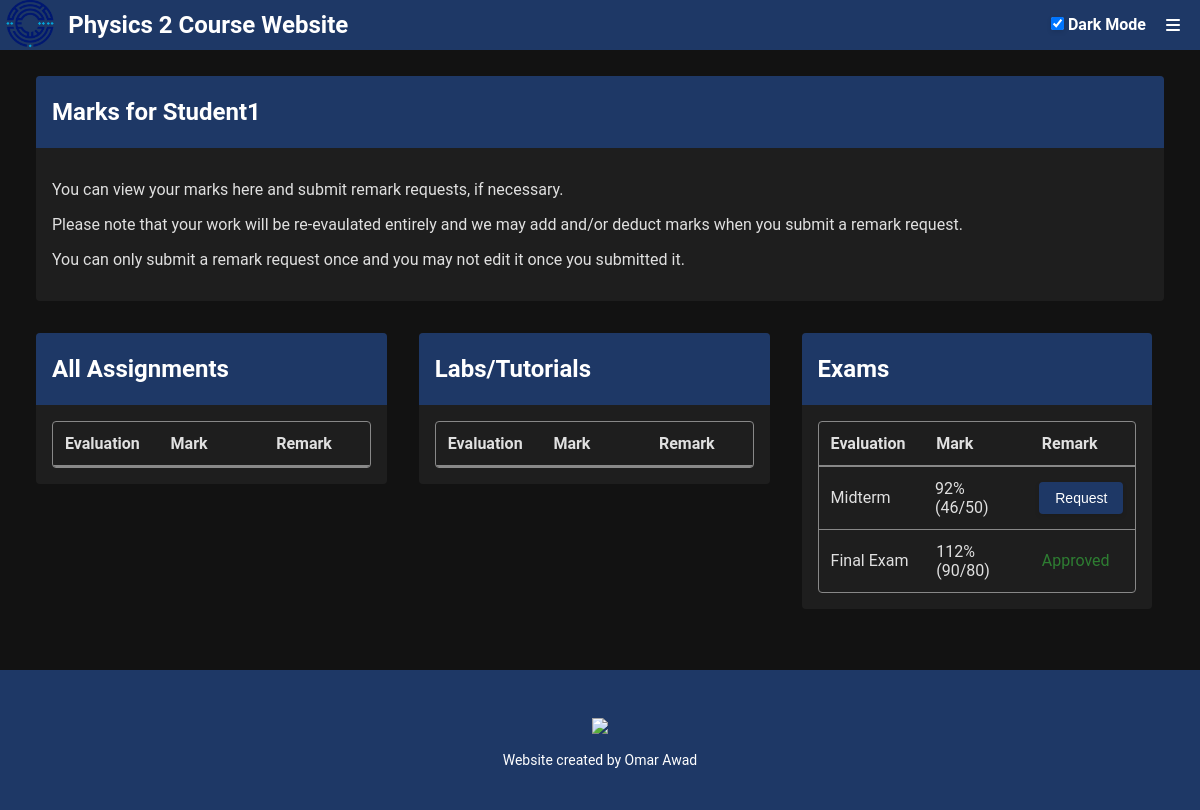
The app's page /grades (signed in), older data.
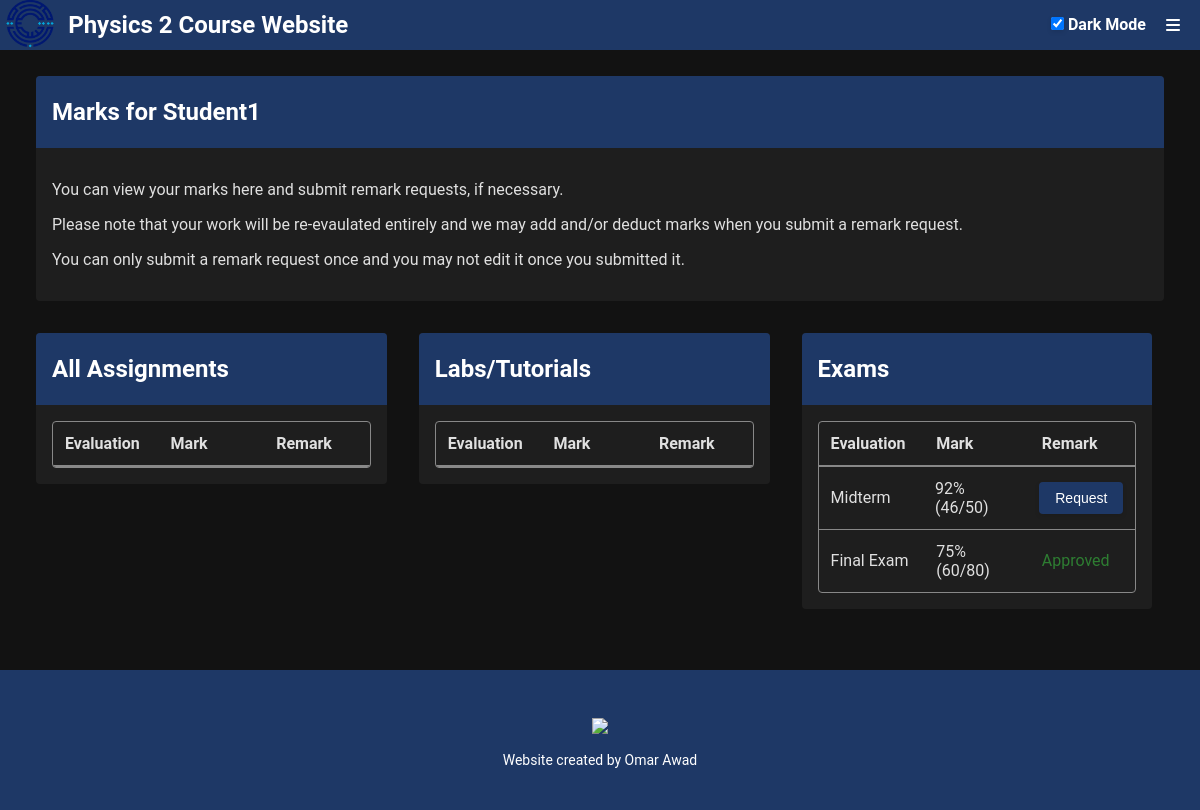
The same page, newer data.
### src/app.py (models this page shows, shortened)
class Mark(db.Model):
    __tablename__ = 'marks'
    markId = db.Column(db.Integer, primary_key=True)
    userId = db.Column(db.Integer, db.ForeignKey('users.userId', ondelete='CASCADE'), nullable=False)
    markGroupId = db.Column(db.Integer, db.ForeignKey('markGroups.groupId', ondelete='CASCADE'), nullable=False)
    grade = db.Column(db.Integer, nullable=False)
    updatedAt = db.Column(db.Integer, nullable=False)
    remark_requests = db.relationship('RemarkRequest', backref='mark', lazy=True)

class MarkGroup(db.Model):
    __tablename__ = 'markGroups'
    groupId = db.Column(db.Integer, primary_key=True)
    title = db.Column(db.String(255), nullable=False)
    maxGrade = db.Column(db.Integer, nullable=False)
    createdAt = db.Column(db.Integer, nullable=False)
    releasedAt = db.Column(db.Integer, nullable=False)
    marks = db.relationship('Mark', backref='mark_group', lazy=True)
    remark_requests = db.relationship('RemarkRequest', backref='mark_group', lazy=True)

### src/app.py (the view, shortened to what this page needs)
@app.route('/grades')
def grades():
    if 'userId' not in session:
        return redirect(url_for('login', message="Please login to access the grades."))
    current_user_id = session.get('userId')
    current_time = int(time.time())
    if session.get('userInfo', {}).get('accountType') == 'stu':
        student_marks = db.session.query(Mark, MarkGroup, RemarkRequest)\
                            .join(MarkGroup, Mark.markGroupId == MarkGroup.groupId)\
                            .outerjoin(RemarkRequest, Mark.markId == RemarkRequest.markId)\
                            .filter(Mark.userId == current_user_id)\
                            .all()
        return render_template('grades_student.html', student_marks = student_marks, current_time = current_time)

### src/templates/grades_student.html (shortened to what this page needs)
{% extends 'base.html' %}
{% from 'components/grades_table_row_student.html' import grades_table_row_student %}
{% from 'components/modal_regrade_request.html' import modal_regrade_request %}
{% block content %}
<div class="main-container">
    <div class="flex-container">
        <div class="no-flex">
            <div class="container">
                <div class="container-header">
                    <h2>Marks for {{ session['userInfo']['displayName'] }}</h2>
                </div>
                <div class="container-content">
                    <p>You can view your marks here and submit remark requests, if necessary.</p>
                    <p>Please note that your work will be re-evaulated entirely and we may add and/or deduct marks when you submit a remark request.</p>
                    <p>You can only submit a remark request once and you may not edit it once you submitted it.</p>
                </div>
            </div>
        </div>
    </div>
    <div class="contain-33 flex-container">
        <div class="flex-33">
            <div class="container">
                <div class="container-header">
                    <h2>All Assignments</h2>
                </div>
                <div class="container-content">
                    <div class="grades-table">
                        <div class="table-header">
                            <div class="header-cell">Evaluation</div>
                            <div class="header-cell">Mark</div>
                            <div class="header-cell">Remark</div>
                        </div>
                    </div>
                </div>
            </div>
        </div>
        <div class="flex-33">
            <div class="container">
                <div class="container-header">
                    <h2>Labs/Tutorials</h2>
                </div>
                <div class="container-content">
                    <div class="grades-table">
                        <div class="table-header">
                            <div class="header-cell">Evaluation</div>
                            <div class="header-cell">Mark</div>
                            <div class="header-cell">Remark</div>
                        </div>
                    </div>
                </div>
            </div>
        </div>
        <div class="flex-33">
            <div class="container">
                <div class="container-header">
                    <h2>Exams</h2>
                </div>
                <div class="container-content">
                    <div class="grades-table">
                        <div class="table-header">
                            <div class="header-cell">Evaluation</div>
                            <div class="header-cell">Mark</div>
                            <div class="header-cell">Remark</div>
                        </div>
                        {% for mark in student_marks %}
                            {% if ("exam" in mark[1].title.lower() or "midterm" in mark[1].title.lower() or "final" in mark[1].title.lower()) %}
                                {{ grades_table_row_student(mark, current_time) }}
                            {% endif %}
                        {% endfor %}
                    </div>
                </div>
            </div>
        </div>
    </div>
</div>
{% endblock %}

### src/templates/base.html (shortened to what this page needs)
<!DOCTYPE html>
<html>
<head>
    <link rel="stylesheet" type="text/css" href="{{ url_for('static', filename='css/styles.css') }}">
    <link rel="stylesheet" type="text/css"
        href="https://cdnjs.cloudflare.com/ajax/libs/font-awesome/6.7.2/css/all.min.css">
</head>
<body>
    <header>
        <div class="header-title">
            <img src="{{ url_for('static', filename='images/psut.ico')}}" alt="psut">
            <h1><a href="/">Physics 2 Course Website</a></h1>
        </div>
        <div class="header-control">
            <div class="theme-toggle">
                <label for="theme-toggle">
                    <input type="checkbox" id="theme-toggle">
                    Dark Mode
                </label>
            </div>
            <div>
                <nav class="menu">
                    <a class="menu-control-button" href="#"><i class="fa-solid fa-bars"></i></a>
                </nav>
            </div>
        </div>
    </header>
    {% block content %}{% endblock %}
    <footer>
      <a rel="noreferrer" target="_blank" href="https://psut.edu.jo/">
            <img
                src="https://external-content.duckduckgo.com/iu/?u=https%3A%2F%2Fportal.psut.edu.jo%2FImages%2FLogoVcampus.png&f=1&nofb=1&ipt=f32aa0443d5b7cdaf8bda8209280cb6f4e5e0484cef4dfcaf0df4486df5599dc?format=1500w" />
        </a>
        <p>Website created by Omar Awad</p>
    </footer>
</body>
</html>
</html>

### src/templates/components/grades_table_row_student.html
{% macro grades_table_row_student(mark, current_time) %}
<div class="table-row">
    <div class="table-cell">{{ mark[1].title }}</div>
    {% if mark[1].releasedAt <= current_time %}
        <div class="table-cell">{{ 100 * mark[0].grade // mark[1].maxGrade }}% ({{ mark[0].grade }}/{{ mark[1].maxGrade }})</div>
    {% endif %}
    <div class="table-cell">
        {% if not mark[2] and mark[1].releasedAt <= current_time %}
        <button class="regrade-button" data-mark-id="{{ mark[0].markId }}" data-mark-group-title="{{ mark[1].title }}">Request</button>
        {% elif mark[2] and mark[2].status == 'Pending' %}
        <span class="muted">Requested (Pending)</span>
        {% elif mark[2] and mark[2].status == 'Approved' %}
        <span class="success-message">Approved</span>
        {% elif mark[2] and mark[2].status == 'Rejected' %}
        <span class="error-message">Rejected</span>
        {% else %}
        <span class="muted">Not released yet</span>
        {% endif %}
    </div>
</div>
{% endmacro %}

### src/static/css/styles.css (style rules this page uses)
:root { --body-background: #ECF0F3; --body-color: #0d0d0d; --container-background: white; --dropdown-hover-color: #0d0d0d; --dropdown-hover-background: #f0f0f0; }
[data-theme="dark"] { --body-background: #121212; --body-color: #e0e0e0; --container-background: #1e1e1e; --dropdown-hover-color: #e0e0e0; --dropdown-hover-background: #333; }
body { font-family: 'Roboto', sans-serif; padding: 0; margin: 0; background-color: var(--body-background); color: var(--body-color); }
a { text-decoration: none; color: #4e8dc5; }
header { position: fixed; top: 0; left: 0; width: 100%; height: 50px; z-index: 999; background-color: #1E3866; color: white; display: flex; justify-content: space-between; align-items: center; }
header a { color: white; }
.header-title { height: 50px; display: flex; align-items: center; gap: 8px; }
.header-control { display: flex; align-items: center; }
header img { height: 50px; }
header h1 { font-size: 24px; }
footer { width: calc(100% - 20px); height: 120px; padding: 10px; background-color: #1E3866; color: white; display: flex; flex-direction: column; align-items: center; justify-content: center; }
footer img { margin-top: 20px; width: 300px; }
footer a { color: white; }
footer p { font-size: 14px; }
.theme-toggle { user-select: none; }
.menu { display: block; position: relative; margin-left: 10px; margin-right: 10px; }
.menu-control-button { color: white; margin-left: 10px; margin-right: 10px; }
.main-container { margin-top: 50px; padding: 10px 20px; color: #fae3e3; min-height: calc(100vh - 200px); }
.flex-container { display: flex; }
.no-flex { width: 100%; }
.flex-33 { width: 33%; }
.container { margin: 16px; border-radius: 4px; animation: floatUp 0.8s ease-out forwards; opacity: 0; overflow: auto; background-color: var(--container-background); color: var(--body-color); }
.container-header { background-color: #1E3866; color: white; padding: 2px 16px; }
.container-content { padding: 16px; }
button { border-radius: 4px; padding: 8px 16px; font-size: 14px; border: none; box-shadow: 0 2px 5px rgba(0, 0, 0, 0.1); background-color: #1E3866; color: white; cursor: pointer; }
input, select, textarea { border-radius: 4px; padding: 8px 16px; font-size: 14px; border: none; box-shadow: 0 2px 5px rgba(0, 0, 0, 0.1); margin: 8px 0 12px 0; color: var(--body-color); background-color: var(--body-background); }
label { font-weight: bold; }
.success-message { color: #2e7d32; }
.grades-table { display: flex; flex-direction: column; border: 1px solid #888; border-radius: 4px; overflow: scroll; }
.table-header { display: flex; font-weight: bold; border-bottom: 2px solid #888; }
.table-row { display: flex; border-bottom: 1px solid #888; }
.table-row:last-child { border-bottom: none; }
.header-cell, .table-cell { flex: 1; padding: 12px; display: flex; align-items: center; }

Row changes from the older to the newer data that the page shows:
changed Mark "Final Exam": 100*mark[0].grade//mark[1].maxGrade "112" → "75"; grade "90" → "60"
